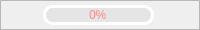
                <widget class="QFrame" name="Pause_QF">
                 <property name="minimumSize">
                  <size>
                   <width>0</width>
                   <height>30</height>
                  </size>
                 </property>
                 <property name="maximumSize">
                  <size>
                   <width>16777215</width>
                   <height>30</height>
                  </size>
                 </property>
                 <property name="frameShape">
                  <enum>QFrame::StyledPanel</enum>
                 </property>
                 <property name="frameShadow">
                  <enum>QFrame::Raised</enum>
                 </property>
                 <layout class="QHBoxLayout" name="horizontalLayout_4">
                  <property name="spacing">
                   <number>10</number>
                  </property>
                  <property name="leftMargin">
                   <number>0</number>
                  </property>
                  <property name="topMargin">
                   <number>0</number>
                  </property>
                  <property name="rightMargin">
                   <number>3</number>
                  </property>
                  <property name="bottomMargin">
                   <number>0</number>
                  </property>
                  <item>
                   <widget class="QPushButton" name="run_button">
                    <property name="minimumSize">
                     <size>
                      <width>0</width>
                      <height>30</height>
                     </size>
                    </property>
                    <property name="maximumSize">
                     <size>
                      <width>16777215</width>
                      <height>30</height>
                     </size>
                    </property>
                    <property name="cursor">
                     <cursorShape>PointingHandCursor</cursorShape>
                    </property>
                    <property name="mouseTracking">
                     <bool>true</bool>
                    </property>
                    <property name="styleSheet">
                     <string notr="true">QPushButton{
background-repeat: no-repeat;
background-position: center;
border: none;
}
QPushButton:hover{

}</string>
                    </property>
                    <property name="text">
                     <string/>
                    </property>
                    <property name="icon">
                     <iconset>
                      <normaloff>:/all/img/begin.png</normaloff>
                      <normalon>:/all/img/pause.png</normalon>:/all/img/begin.png</iconset>
                    </property>
                    <property name="iconSize">
                     <size>
                      <width>30</width>
                      <height>30</height>
                     </size>
                    </property>
                    <property name="checkable">
                     <bool>true</bool>
                    </property>
                    <property name="checked">
                     <bool>false</bool>
                    </property>
                   </widget>
                  </item>
                  <item>
                   <widget class="QProgressBar" name="progress_bar">
                    <property name="minimumSize">
                     <size>
                      <width>0</width>
                      <height>20</height>
                     </size>
                    </property>
                    <property name="maximumSize">
                     <size>
                      <width>16777215</width>
                      <height>20</height>
                     </size>
                    </property>
                    <property name="styleSheet">
                     <string notr="true">QProgressBar{ 
font: 700 10pt &quot;Microsoft YaHei UI&quot;;
color: rgb(253, 143, 134); 
text-align:center; 
border:3px solid rgb(255, 255, 255);
border-radius: 10px; 
background-color: rgba(215, 215, 215,100);
} 

QProgressBar:chunk{ 
border-radius:0px; 
background: rgba(119, 111, 252, 200);
border-radius: 7px;
}</string>
                    </property>
                    <property name="maximum">
                     <number>1000</number>
                    </property>
                    <property name="value">
                     <number>0</number>
                    </property>
                   </widget>
                  </item>
                  <item>
                   <widget class="QPushButton" name="stop_button">
                    <property name="minimumSize">
                     <size>
                      <width>0</width>
                      <height>30</height>
                     </size>
                    </property>
                    <property name="maximumSize">
                     <size>
                      <width>16777215</width>
                      <height>30</height>
                     </size>
                    </property>
                    <property name="cursor">
                     <cursorShape>PointingHandCursor</cursorShape>
                    </property>
                    <property name="styleSheet">
                     <string notr="true">QPushButton{
background-image: url(:/all/img/stop.png);
background-repeat: no-repeat;
background-position: center;
border: none;
}

QPushButton:hover{

}</string>
                    </property>
                    <property name="text">
                     <string/>
                    </property>
                   </widget>
                  </item>
                 </layout>
                </widget>
